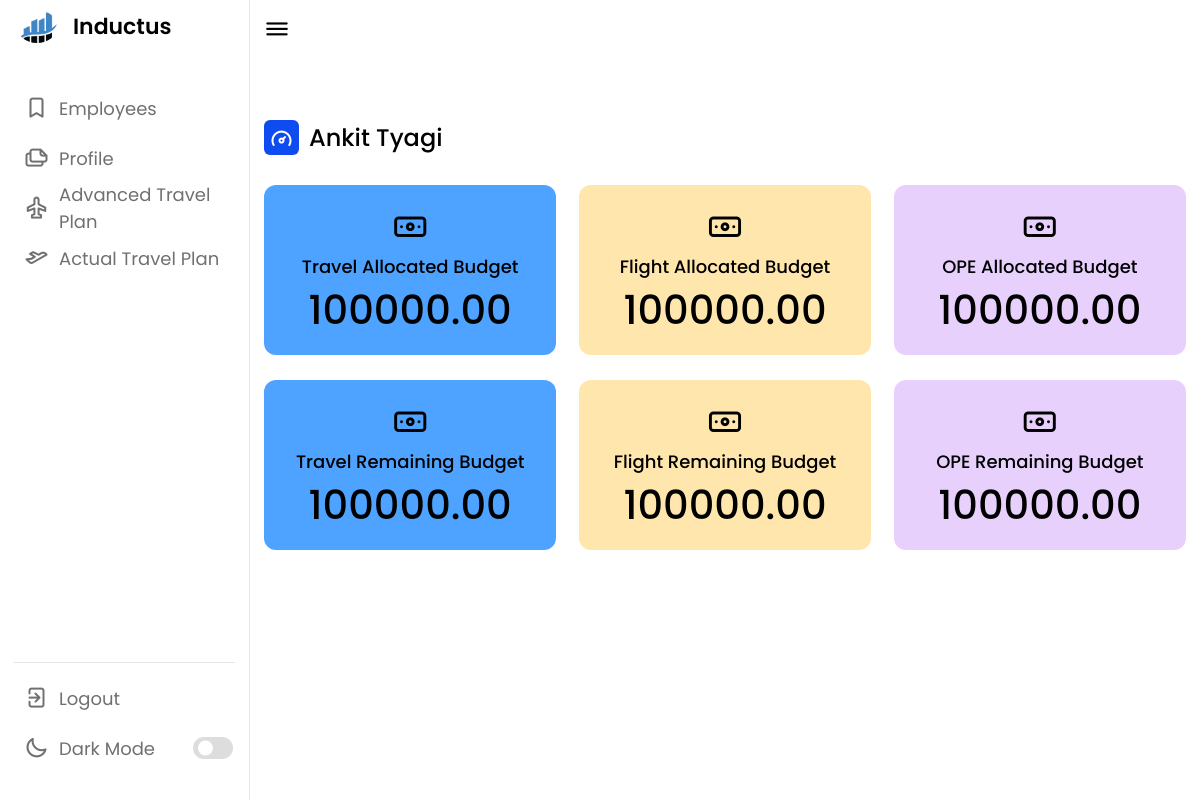
Before: /employee/7e06c45b-a5ca-460d-8b0e-29f9c961be03/ (signed in) with the older database file.
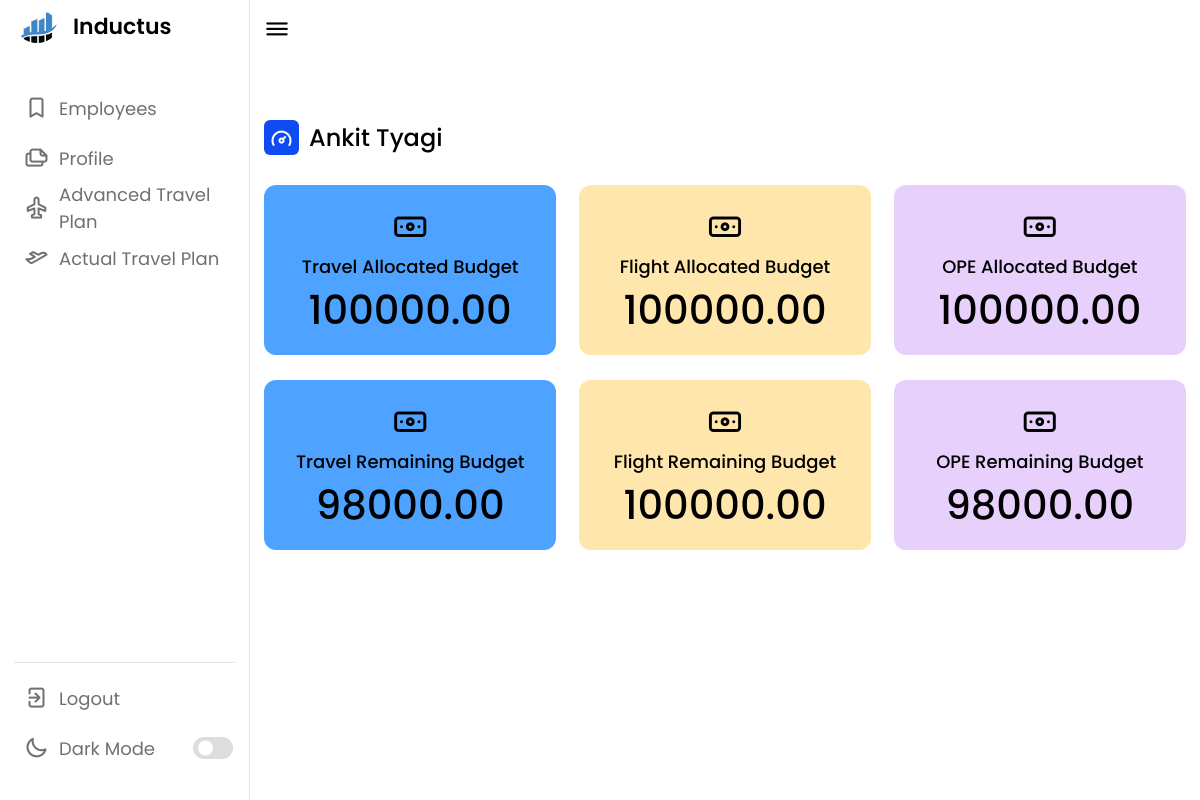
After: the same page with the newer database file.
### base/models.py (models this page shows)
class TravelBudget(models.Model):
    uuid = models.UUIDField(default = uuid.uuid4,primary_key=True,editable=False)
    employee = models.ForeignKey(Employee,on_delete=models.CASCADE, null = True)
    allocated_budget = models.DecimalField(decimal_places=2,default = 0,max_digits = 10)
    from_date = models.DateField(null = True)
    to_date = models.DateField(null = True)
    remaining_budget = models.DecimalField(decimal_places=2,default = 0,max_digits = 10)

class OPEBudget(models.Model):
    uuid = models.UUIDField(default = uuid.uuid4,primary_key=True,editable=False)
    employee = models.ForeignKey(Employee,on_delete=models.CASCADE, null = True)
    allocated_budget = models.DecimalField(decimal_places=2,default = 0,max_digits = 10)
    from_date = models.DateField(null = True)
    to_date = models.DateField(null = True)
    remaining_budget = models.DecimalField(decimal_places=2,default = 0,max_digits = 10)

### base/views.py (the view)
# urls.py: path('employee/<str:pk>/',EmployeeProfileView,name = "employee"),
@login_required(login_url='login')
def EmployeeProfileView(request,pk):
    flight_budget=0
    travel_budget=0
    ope_budget=0
    employee=0
    remaining_budget_flight = 0
    remaining_budget_ope =0
    remaining_budget_travel = 0
    try:
        employee = Employee.objects.get(uuid=pk)
        flight_budget = FlightBudget.objects.get(employee=employee)
        travel_budget = TravelBudget.objects.get(employee=employee)
        ope_budget = OPEBudget.objects.get(employee=employee)
        remaining_budget_flight = float(flight_budget.allocated_budget) * (0.2)
        remaining_budget_travel = float(travel_budget.allocated_budget) * (0.2)
        remaining_budget_ope = float(ope_budget.allocated_budget) * (0.2)
    except:
        pass
    context = {
        'employee': employee,
        'flight_budget' : flight_budget,
        'travel_budget' : travel_budget,
        'ope_budget' : ope_budget,
        'remaining_budget_flight':remaining_budget_flight,
        'remaining_budget_travel':remaining_budget_travel,
        'remaining_budget_ope':remaining_budget_ope,
    }
    return render(request,"profile.html",context)

### base/templates/profile.html (shortened to what the changed rows need)
{% load static %}
<!DOCTYPE html>
<html lang="en">
<head>
    <link rel="stylesheet" href="{% static 'style.css' %}">
    <link rel="stylesheet" href="https://unicons.iconscout.com/release/v4.0.0/css/line.css">
</head>
<body>
    <section class="dashboard">
        <div class="dash-content">
            <div class="overview">
                <div class="activity">
                    <div class="boxes">
                        <div class="box box1">
                            <i class="uil uil-money-bill"></i>
                            <span class="text">Travel Allocated Budget </span>
                            {% if travel_budget == 0  %}
                            <span class="number">0</span>
                            {% else %}
                            <span class="number">{{travel_budget.allocated_budget}}</span>
                            {% endif %}
                        </div>
                        <div class="box box3">
                            <i class="uil uil-money-bill"></i>
                            <span class="text">OPE Allocated Budget</span>
                            {% if ope_budget == 0  %}
                            <span class="number">0</span>
                            {% else %}
                            <span class="number">{{ope_budget.allocated_budget}}</span>
                            {% endif %}
                        </div>
                    </div>
<br>
                    <div class="boxes">
                        {% if travel_budget.remaining_budget <= remaining_budget_travel %}
                        <div class="box box1" style="background-color: red;">
                            <i class="uil uil-money-bill"></i>
                            <span class="text">Travel Remaining Budget </span>
                            {% if travel_budget == 0  %}
                            <span class="number">0</span>
                            {% else %}
                            <span class="number">{{travel_budget.remaining_budget}}</span>
                            {% endif %}
                        </div>
                        {% else %}
                        <div class="box box1">
                            <i class="uil uil-money-bill"></i>
                            <span class="text">Travel Remaining Budget </span>
                            {% if travel_budget == 0  %}
                            <span class="number">0</span>
                            {% else %}
                            <span class="number">{{travel_budget.remaining_budget}}</span>
                            {% endif %}
                        </div>
                        {% endif %}
                        {% if ope_budget.remaining_budget <= remaining_budget_ope %}
                        <div class="box box3">
                            <i class="uil uil-money-bill"></i>
                            <span class="text">OPE Remaining Budget </span>
                            {% if ope_budget == 0  %}
                            <span class="number">0</span>
                            {% else %}
                            <span class="number">{{ope_budget.remaining_budget}}</span>
                            {% endif %}
                        </div>
                        {% else %}
                        <div class="box box3">
                            <i class="uil uil-money-bill"></i>
                            <span class="text">OPE Remaining Budget </span>
                            {% if ope_budget == 0  %}
                            <span class="number">0</span>
                            {% else %}
                            <span class="number">{{ope_budget.remaining_budget}}</span>
                            {% endif %}
                        </div>
                       {% endif %}
                        </div>
                    </div>
                    </div>
                    </div>
    </section>
</body>
</html>

Changed rows visible on the page:
changed TravelBudget: remaining_budget "100000.00" → "98000.00"
changed OPEBudget: remaining_budget "100000.00" → "98000.00"
